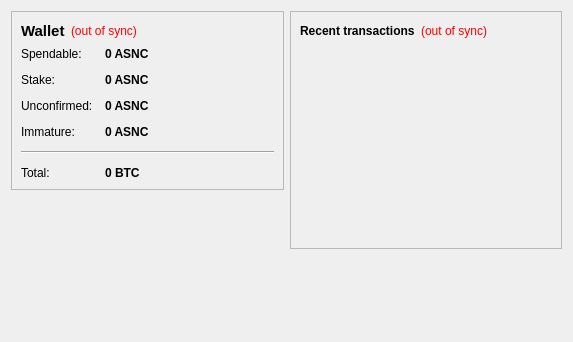
<?xml version="1.0" encoding="UTF-8"?>
<ui version="4.0">
 <class>OverviewPage</class>
 <widget class="QWidget" name="OverviewPage">
  <property name="geometry">
   <rect>
    <x>0</x>
    <y>0</y>
    <width>573</width>
    <height>342</height>
   </rect>
  </property>
  <property name="windowTitle">
   <string>Form</string>
  </property>
  <layout class="QHBoxLayout" name="horizontalLayout" stretch="1,1">
   <item>
    <layout class="QVBoxLayout" name="verticalLayout_2">
     <item>
      <widget class="QFrame" name="frame">
       <property name="frameShape">
        <enum>QFrame::StyledPanel</enum>
       </property>
       <property name="frameShadow">
        <enum>QFrame::Raised</enum>
       </property>
       <layout class="QVBoxLayout" name="verticalLayout_4">
        <item>
         <layout class="QHBoxLayout" name="horizontalLayout_4">
          <item>
           <widget class="QLabel" name="label_5">
            <property name="font">
             <font>
              <pointsize>11</pointsize>
              <weight>75</weight>
              <bold>true</bold>
             </font>
            </property>
            <property name="text">
             <string>Wallet</string>
            </property>
           </widget>
          </item>
          <item>
           <widget class="QLabel" name="labelWalletStatus">
            <property name="toolTip">
             <string>The displayed information may be out of date. Your wallet automatically synchronizes with the Aseancoin network after a connection is established, but this process has not completed yet.</string>
            </property>
            <property name="styleSheet">
             <string notr="true">QLabel { color: red; }</string>
            </property>
            <property name="text">
             <string notr="true">(out of sync)</string>
            </property>
            <property name="alignment">
             <set>Qt::AlignLeading|Qt::AlignLeft|Qt::AlignVCenter</set>
            </property>
           </widget>
          </item>
          <item>
           <spacer name="horizontalSpacer_2">
            <property name="orientation">
             <enum>Qt::Horizontal</enum>
            </property>
            <property name="sizeHint" stdset="0">
             <size>
              <width>40</width>
              <height>20</height>
             </size>
            </property>
           </spacer>
          </item>
         </layout>
        </item>
        <item>
         <layout class="QFormLayout" name="formLayout_2">
          <property name="fieldGrowthPolicy">
           <enum>QFormLayout::AllNonFixedFieldsGrow</enum>
          </property>
          <property name="horizontalSpacing">
           <number>12</number>
          </property>
          <property name="verticalSpacing">
           <number>12</number>
          </property>
          <item row="0" column="0">
           <widget class="QLabel" name="label">
            <property name="text">
             <string>Spendable:</string>
            </property>
           </widget>
          </item>
          <item row="0" column="1">
           <widget class="QLabel" name="labelBalance">
            <property name="font">
             <font>
              <weight>75</weight>
              <bold>true</bold>
             </font>
            </property>
            <property name="cursor">
             <cursorShape>IBeamCursor</cursorShape>
            </property>
            <property name="toolTip">
             <string>Your current spendable balance</string>
            </property>
            <property name="text">
             <string notr="true">0 ASNC</string>
            </property>
            <property name="textInteractionFlags">
             <set>Qt::LinksAccessibleByMouse|Qt::TextSelectableByKeyboard|Qt::TextSelectableByMouse</set>
            </property>
           </widget>
          </item>
          <item row="1" column="0">
           <widget class="QLabel" name="label_6">
            <property name="text">
             <string>Stake:</string>
            </property>
           </widget>
          </item>
          <item row="1" column="1">
           <widget class="QLabel" name="labelStake">
            <property name="font">
             <font>
              <weight>75</weight>
              <bold>true</bold>
             </font>
            </property>
            <property name="cursor">
             <cursorShape>IBeamCursor</cursorShape>
            </property>
            <property name="toolTip">
             <string>Total of coins that was staked, and do not yet count toward the current balance</string>
            </property>
            <property name="text">
             <string notr="true">0 ASNC</string>
            </property>
            <property name="textInteractionFlags">
             <set>Qt::LinksAccessibleByMouse|Qt::TextSelectableByKeyboard|Qt::TextSelectableByMouse</set>
            </property>
           </widget>
          </item>
          <item row="2" column="0">
           <widget class="QLabel" name="label_3">
            <property name="text">
             <string>Unconfirmed:</string>
            </property>
           </widget>
          </item>
          <item row="2" column="1">
           <widget class="QLabel" name="labelUnconfirmed">
            <property name="font">
             <font>
              <weight>75</weight>
              <bold>true</bold>
             </font>
            </property>
            <property name="cursor">
             <cursorShape>IBeamCursor</cursorShape>
            </property>
            <property name="toolTip">
             <string>Total of transactions that have yet to be confirmed, and do not yet count toward the current balance</string>
            </property>
            <property name="text">
             <string notr="true">0 ASNC</string>
            </property>
            <property name="textInteractionFlags">
             <set>Qt::LinksAccessibleByMouse|Qt::TextSelectableByKeyboard|Qt::TextSelectableByMouse</set>
            </property>
           </widget>
          </item>
          <item row="3" column="0">
           <widget class="QLabel" name="labelImmatureText">
            <property name="text">
             <string>Immature:</string>
            </property>
           </widget>
          </item>
          <item row="3" column="1">
           <widget class="QLabel" name="labelImmature">
            <property name="font">
             <font>
              <weight>75</weight>
              <bold>true</bold>
             </font>
            </property>
            <property name="toolTip">
             <string>Mined balance that has not yet matured</string>
            </property>
            <property name="text">
             <string notr="true">0 ASNC</string>
            </property>
            <property name="textInteractionFlags">
             <set>Qt::LinksAccessibleByMouse|Qt::TextSelectableByKeyboard|Qt::TextSelectableByMouse</set>
            </property>
           </widget>
          </item>
          <item row="4" column="0" colspan="2">
           <widget class="Line" name="line">
            <property name="orientation">
             <enum>Qt::Horizontal</enum>
            </property>
           </widget>
          </item>
          <item row="5" column="0">
           <widget class="QLabel" name="labelTotalText">
            <property name="text">
             <string>Total:</string>
            </property>
           </widget>
          </item>
          <item row="5" column="1">
           <widget class="QLabel" name="labelTotal">
            <property name="font">
             <font>
              <weight>75</weight>
              <bold>true</bold>
             </font>
            </property>
            <property name="cursor">
             <cursorShape>IBeamCursor</cursorShape>
            </property>
            <property name="toolTip">
             <string>Your current total balance</string>
            </property>
            <property name="text">
             <string notr="true">0 BTC</string>
            </property>
            <property name="textInteractionFlags">
             <set>Qt::LinksAccessibleByMouse|Qt::TextSelectableByKeyboard|Qt::TextSelectableByMouse</set>
            </property>
           </widget>
          </item>
         </layout>
        </item>
       </layout>
      </widget>
     </item>
     <item>
      <spacer name="verticalSpacer">
       <property name="orientation">
        <enum>Qt::Vertical</enum>
       </property>
       <property name="sizeHint" stdset="0">
        <size>
         <width>20</width>
         <height>40</height>
        </size>
       </property>
      </spacer>
     </item>
    </layout>
   </item>
   <item>
    <layout class="QVBoxLayout" name="verticalLayout_3">
     <item>
      <widget class="QFrame" name="frame_2">
       <property name="frameShape">
        <enum>QFrame::StyledPanel</enum>
       </property>
       <property name="frameShadow">
        <enum>QFrame::Raised</enum>
       </property>
       <layout class="QVBoxLayout" name="verticalLayout">
        <item>
         <layout class="QHBoxLayout" name="horizontalLayout_2">
          <item>
           <widget class="QLabel" name="label_4">
            <property name="text">
             <string>&lt;b&gt;Recent transactions&lt;/b&gt;</string>
            </property>
           </widget>
          </item>
          <item>
           <widget class="QLabel" name="labelTransactionsStatus">
            <property name="toolTip">
             <string>The displayed information may be out of date. Your wallet automatically synchronizes with the Aseancoin network after a connection is established, but this process has not completed yet.</string>
            </property>
            <property name="styleSheet">
             <string notr="true">QLabel { color: red; }</string>
            </property>
            <property name="text">
             <string notr="true">(out of sync)</string>
            </property>
            <property name="alignment">
             <set>Qt::AlignRight|Qt::AlignTrailing|Qt::AlignVCenter</set>
            </property>
           </widget>
          </item>
          <item>
           <spacer name="horizontalSpacer">
            <property name="orientation">
             <enum>Qt::Horizontal</enum>
            </property>
            <property name="sizeHint" stdset="0">
             <size>
              <width>40</width>
              <height>20</height>
             </size>
            </property>
           </spacer>
          </item>
         </layout>
        </item>
        <item>
         <widget class="QListView" name="listTransactions">
          <property name="styleSheet">
           <string notr="true">QListView { background: transparent; }</string>
          </property>
          <property name="frameShape">
           <enum>QFrame::NoFrame</enum>
          </property>
          <property name="verticalScrollBarPolicy">
           <enum>Qt::ScrollBarAlwaysOff</enum>
          </property>
          <property name="horizontalScrollBarPolicy">
           <enum>Qt::ScrollBarAlwaysOff</enum>
          </property>
          <property name="selectionMode">
           <enum>QAbstractItemView::NoSelection</enum>
          </property>
         </widget>
        </item>
       </layout>
      </widget>
     </item>
     <item>
      <spacer name="verticalSpacer_2">
       <property name="orientation">
        <enum>Qt::Vertical</enum>
       </property>
       <property name="sizeHint" stdset="0">
        <size>
         <width>20</width>
         <height>40</height>
        </size>
       </property>
      </spacer>
     </item>
    </layout>
   </item>
  </layout>
 </widget>
 <resources/>
 <connections/>
</ui>
